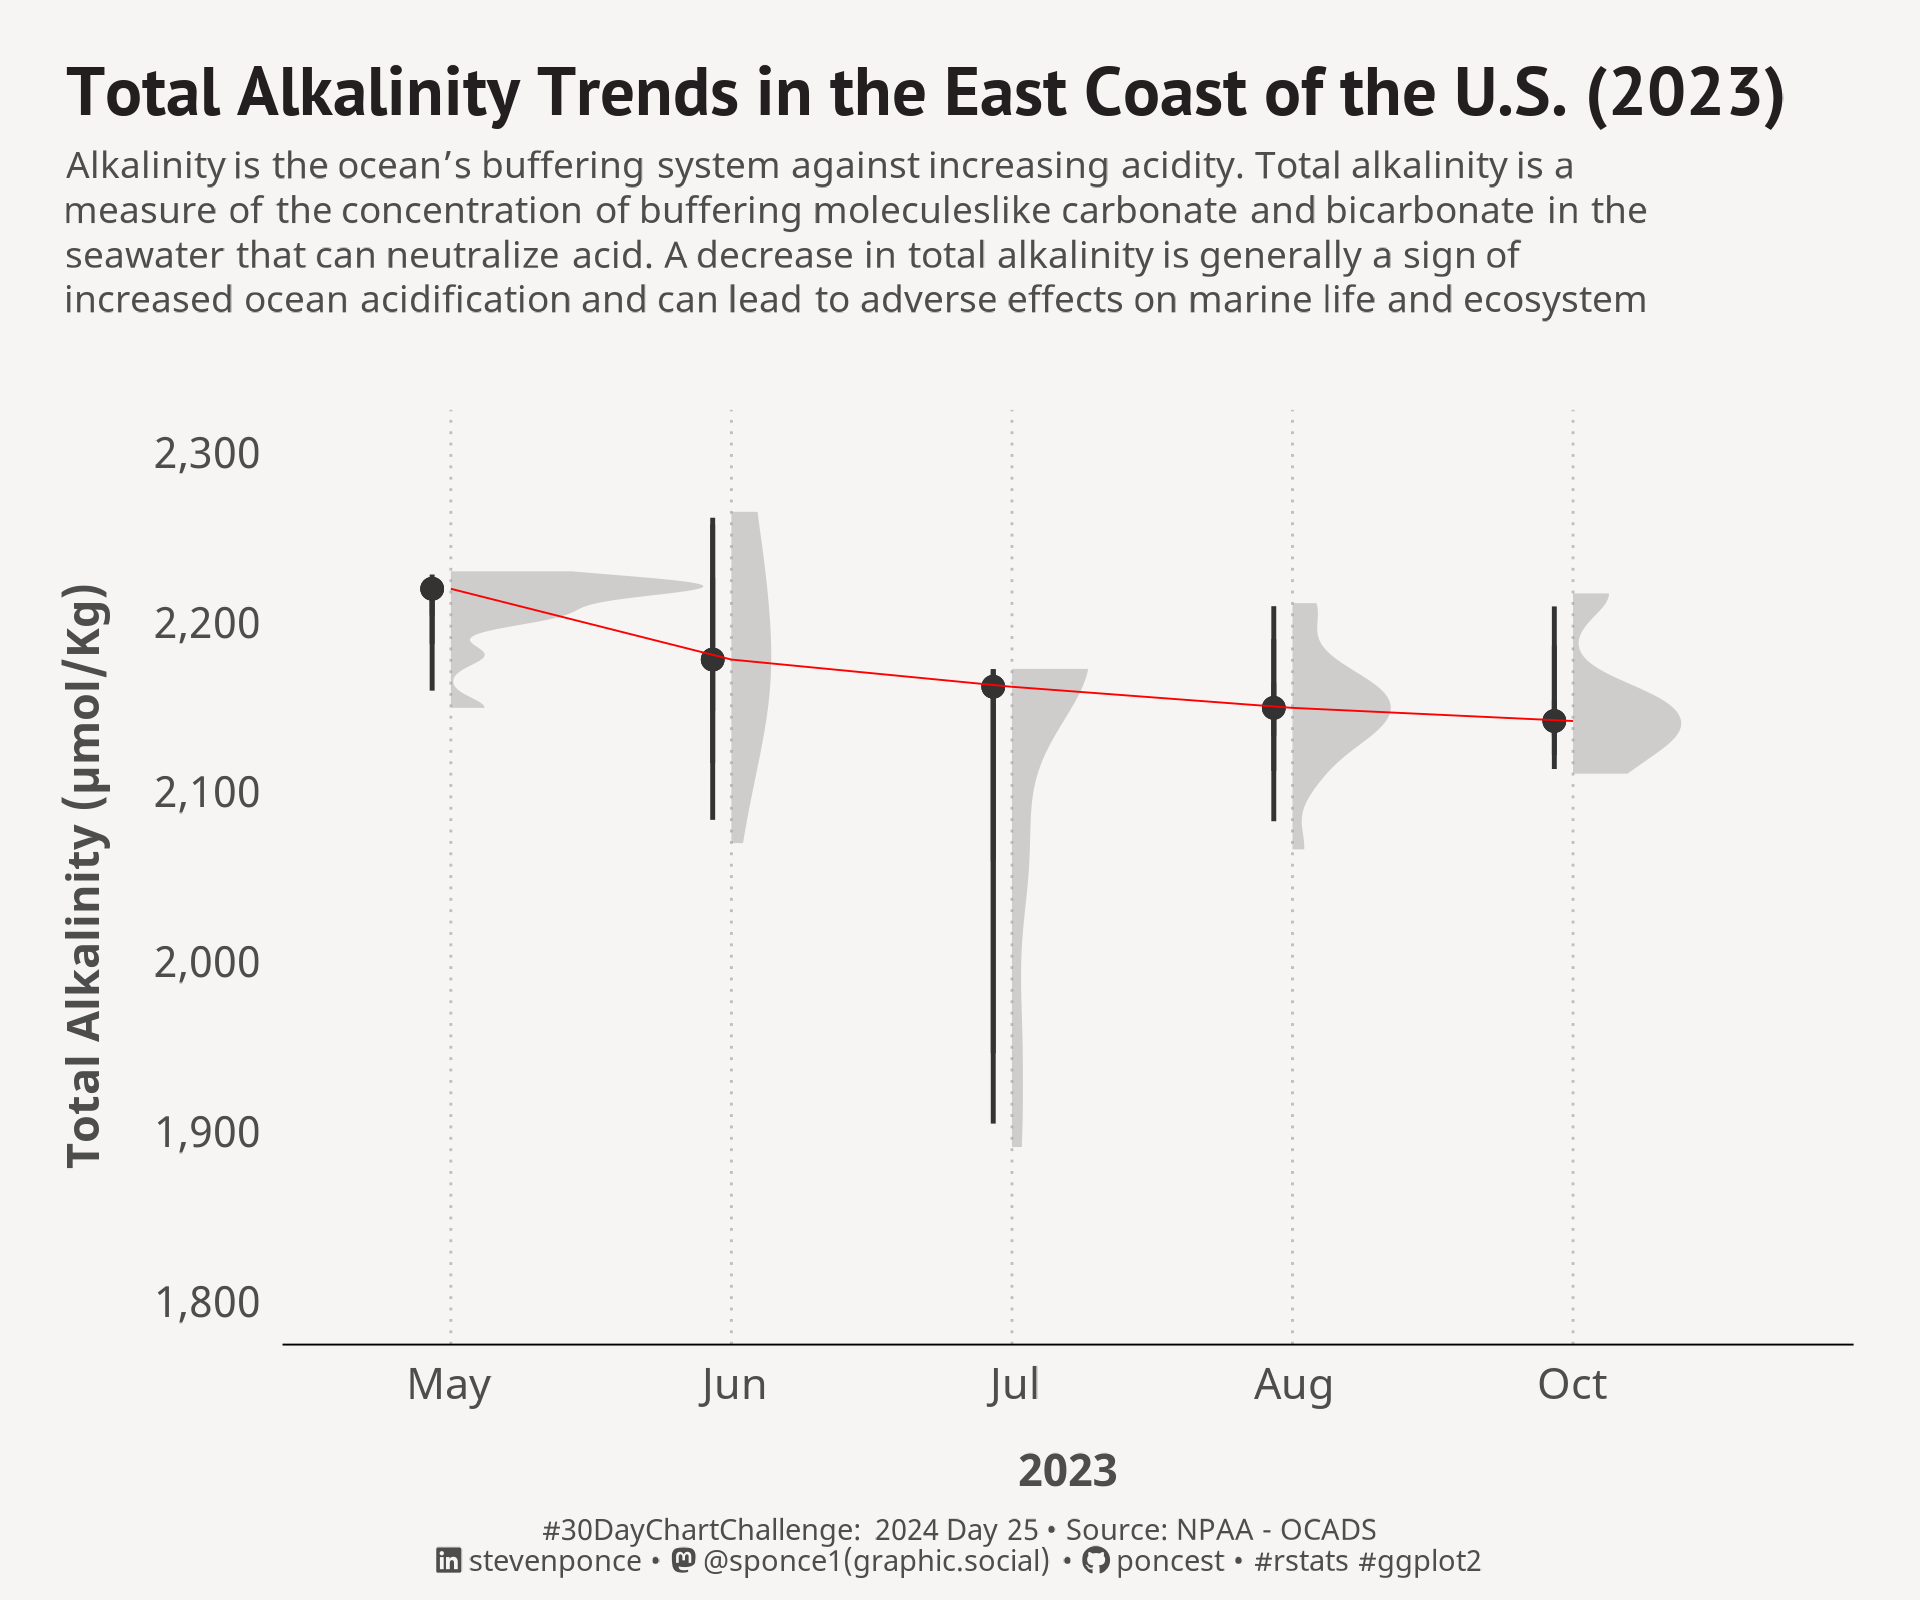

Write the R code that produced this figure.

## Challenge: #30DayChartChallenge 2024 day 25
## Topic:     Uncertainties | global change
## Author:    Steven Ponce
## Date:      2024-04-25

## Data:      NOAA - National Centers for Environmental Information
##            Ocean Carbon and Acidification Data System (OCADS)
##            Underway total alkalinity, water temperature, salinity and other variables 
##            collected from surface seawater during NOAA Ship Henry B. Bigelow cruises 
##            in the East Coast of the U.S. in 2023 (NCEI Accession 0288992)
## Link:      https://www.ncei.noaa.gov/access/metadata/landing-page/bin/iso?id=gov.noaa.nodc:0288992
##            https://www.ncei.noaa.gov/data/oceans/ncei/ocads/metadata/0288992.html

## Citation:
#' Hunt, Christopher W.; Pierrot, Denis; Barbero, Leticia; Melrose, Donald C.; 
#' Vandemark, Douglas; Wanninkhof, Rik (2024). Underway total alkalinity, water 
#' temperature, salinity and other variables collected from surface seawater 
#' during NOAA Ship Henry B. Bigelow cruises in the East Coast of the U.S. in 
#' 2023 (NCEI Accession 0288992). [0288992 v1.1, published 2024-02-16]. 
#' NOAA National Centers for Environmental Information. 
#' Dataset. https://doi.org/10.25921/mcr6-bs68. Accessed [2024-04-25].


## 1. LOAD PACKAGES & SETUP ---- 
pacman::p_load(
  tidyverse,   # Easily Install and Load the 'Tidyverse'
  ggtext,      # Improved Text Rendering Support for 'ggplot2'
  showtext,    # Using Fonts More Easily in R Graphs
  janitor,     # Simple Tools for Examining and Cleaning Dirty Data
  skimr,       # Compact and Flexible Summaries of Data
  scales,      # Scale Functions for Visualization
  lubridate,   # Make Dealing with Dates a Little Easier
  MetBrewer,   # Color Palettes Inspired by Works at the Metropolitan Museum of Art
  MoMAColors,  # Color Palettes Inspired by Artwork at the Museum of Modern Art in New York City
  glue,        # Interpreted String Literals
  ggdist       # Visualizations of Distributions and Uncertainty    
  )

### |- figure size ---- 
camcorder::gg_record( 
  dir    = here::here("temp_plots"), 
  device = "png",
  width  = 6,
  height = 5,
  units  = "in",
  dpi    = 320)

### |- resolution ---- 
showtext_opts(dpi = 320, regular.wt = 300, bold.wt = 800)


## 2. READ IN THE DATA ----

# List files of interest
my_file_path <- list.files(
  path = "2024/data/",
  pattern = "33HH2023",
  full.names = "TRUE"
)

# read the data and add data source column
ocean_data_2023 <- map(
  .x = my_file_path,
  \(my_file_path) read_csv(my_file_path, skip = 1) |>                           # lambda function
    mutate(file = my_file_path)                                                 # add data source
) |> 
  list_rbind() |>                                                               # convert the list to a dataframe
  clean_names() |> 
  glimpse()


## 3. EXAMINING THE DATA ----
glimpse(ocean_data_2023)
skim(ocean_data_2023)
colnames(ocean_data_2023) 


## 4. TIDYDATA ----

### |- plot data ---
ocean_tidy <- ocean_data_2023 |> 
  rename(
    expocode  = x1,
    cruise_id = x2,
    jd_utc    = x3,
    lat = decimal_degrees_6,
    lon = decimal_degrees_7,
    date = yyyymmdd,
    time = hh_mm_ss
  ) |> 
  select(-file)

### |- plot data ---
plot_data <- ocean_tidy |> 
  mutate(
    date = ymd(date),
    month = month(date, abbr = TRUE, label = TRUE)
    ) |> 
  select(-expocode, - lat, -lon, -jd_utc) |> 
  summarise(
    across(
      c(degrees_celcius, psu, micromoles_per_kilogram), 
      mean, 
      na.rm = TRUE, 
      .names = "mean_{col}"
    ), .by = c(cruise_id, month, date)
  )

# median for each month and cruise_id
median_data <- plot_data  |> 
  group_by(month, cruise_id)  |> 
  summarise(median_micromoles_per_kilogram = median(mean_micromoles_per_kilogram, na.rm = TRUE)) |> 
  ungroup()


# 5. VISUALIZATION ----  
### |- plot aesthetics ---- 
bkg_col      <- colorspace::lighten('#f6f5f3', 0.05)      
title_col    <- "#231F20"             
subtitle_col <- "gray30"  
caption_col  <- "gray30"   
text_col     <- "gray30"     

### |-  titles and caption ----
# icons
tt <- str_glue("#30DayChartChallenge: { 2024 } Day { 25 } &bull; Source: NPAA - OCADS<br>") 
li <- str_glue("<span style='font-family:fa6-brands'>&#xf08c;</span>")  
gh <- str_glue("<span style='font-family:fa6-brands'>&#xf09b;</span>")
mn <- str_glue("<span style='font-family:fa6-brands'>&#xf4f6;</span>")

# text
title_text    <- str_glue("Total Alkalinity Trends in the East Coast of the U.S. (2023)") 

subtitle_text <- str_glue("Alkalinity is the ocean's buffering system against increasing acidity. Total alkalinity is a<br>
                          measure of the concentration of buffering moleculeslike carbonate and bicarbonate in the<br>
                          seawater that can neutralize acid. A decrease in total alkalinity is generally a sign of<br>
                          increased ocean acidification and can lead to adverse effects on marine life and ecosystem")

caption_text  <- str_glue("{tt} {li} stevenponce &bull; {mn} @sponce1(graphic.social) &bull; {gh} poncest &bull; #rstats #ggplot2")

### |-  fonts ----
font_add('fa6-brands', 'fonts/6.4.2/Font Awesome 6 Brands-Regular-400.otf')  
font_add_google("PT Sans", regular.wt = 400, family = "title")                 
font_add_google("Noto Sans", regular.wt = 400, family = "subtitle")  
font_add_google("Noto Sans", regular.wt = 400, family = "text")        
font_add_google("Noto Sans", regular.wt = 400,family = "caption")
showtext_auto(enable = TRUE)  

### |-  plot theme ----
theme_set(theme_minimal(base_size = 12, base_family = "text")) 

theme_update(
  plot.title.position   = "plot",
  plot.caption.position = "plot",
  legend.position       = "plot",
  plot.margin           = margin(t = 10, r = 15, b = 0, l = 15),               
  plot.background       = element_rect(fill = bkg_col, color = bkg_col),
  panel.background      = element_rect(fill = bkg_col, color = bkg_col),
  axis.title.x          = element_text(margin = margin(10, 0, 0, 0), size = rel(.85), color = text_col, family = "text", face = "bold"),
  axis.title.y          = element_text(margin = margin(0, 10, 0, 0), size = rel(.85), color = text_col, family = "text", face = "bold"),
  axis.text             = element_text(size = rel(.8), color = text_col, family = "text"),
  axis.line.x           = element_line(color = "black", linewidth = .2),
  panel.grid.minor.y    = element_blank(),
  panel.grid.major.y    = element_blank(),
  panel.grid.minor.x    = element_blank(),
  panel.grid.major.x    = element_line(linetype = "dotted", linewidth = 0.3, color = "gray"),
 ) 

# Reference: https://mjskay.github.io/ggdist/articles/slabinterval.html

### |-  Main plot ----  
plot_data  |> 
  ggplot(aes(x = month, y = mean_micromoles_per_kilogram, group = cruise_id)) +
  
  # Geoms
  stat_slab(alpha = 0.5) +
  
  stat_pointinterval(
    position = position_dodge(width = .2, preserve = "single"),
    point_size = 1.5,
    color = 'grey20',
    linewidth = .5,
    .width = c(0.5, 0.8, 0.95)
  ) +
  
  geom_line(
    data = median_data,
    aes(x = month, y = median_micromoles_per_kilogram, group = NA),
    color = 'red',  
    linewidth = 0.2
  ) +
  
  # Scale
  scale_x_discrete() + 
  scale_y_continuous(
    breaks = seq(1800, 2300, by = 100),
    limits = c(1800, 2300),
    labels = comma_format()
    ) +
  coord_cartesian(clip = 'off') +
  
  # Labs
  labs(
    x = "2023",
    y = "Total Alkalinity (μmol/Kg)",
    title  = title_text,
    subtitle = subtitle_text,
    caption  = caption_text
  ) +

  # Theme
  theme(  
    plot.title      = element_text(
      size          = rel(1.3),
      family        = "title",
      face          = "bold",
      color         = title_col,
      lineheight    = 1.1,
      margin        = margin(t = 5, b = 5)
    ),
    plot.subtitle   = element_markdown(
      size          = rel(.7), 
      family        = 'subtitle',
      color         = subtitle_col,
      lineheight    = 1.2, 
      margin        = margin(t = 0, b = 20)
    ),
    plot.caption    = element_markdown(
      size          = rel(.55),
      family        = "caption",
      color         = caption_col,
      lineheight    = 0.65,
      hjust         = 0.5,
      halign        = 0.5,
      margin        = margin(t = 5, b = 5)
    ),
  ) 


# 6. SESSION INFO ----  
sessioninfo::session_info(include_base = TRUE) 

# ─ Session info ────────────────────────────────────────────────────────────
# setting  value
# version  R version 4.3.3 (2024-02-29 ucrt)
# os       Windows 10 x64 (build 19045)
# system   x86_64, mingw32
# ui       RStudio
# language (EN)
# collate  English_United States.utf8
# ctype    English_United States.utf8
# tz       America/New_York
# date     2024-04-24
# rstudio  2023.12.1+402 Ocean Storm (desktop)
# pandoc   NA
# 
# ─ Packages ────────────────────────────────────────────────────────────────
# ! package        * version    date (UTC) lib source
# base           * 4.3.3      2024-02-29 [2] local
# P base64enc        0.1-3      2015-07-28 [?] CRAN (R 4.3.0)
# P bit              4.0.5      2022-11-15 [?] CRAN (R 4.3.0)
# P bit64            4.0.5      2020-08-30 [?] CRAN (R 4.3.0)
# P camcorder        0.1.0      2022-10-03 [?] CRAN (R 4.3.0)
# cli              3.6.2      2023-12-11 [1] CRAN (R 4.3.3)
# P colorspace       2.1-0      2023-01-23 [?] CRAN (R 4.3.0)
# P commonmark       1.9.0      2023-03-17 [?] CRAN (R 4.3.0)
# P compiler         4.3.3      2024-02-29 [?] local
# cowplot          1.1.3      2024-01-22 [1] CRAN (R 4.3.3)
# P crayon           1.5.2      2022-09-29 [?] CRAN (R 4.3.0)
# P curl             5.2.0      2023-12-08 [?] RSPM (R 4.3.0)
# P datasets       * 4.3.3      2024-02-29 [?] local
# P digest           0.6.33     2023-07-07 [?] CRAN (R 4.3.1)
# P distributional   0.4.0      2024-02-07 [?] CRAN (R 4.3.3)
# P dplyr          * 1.1.4      2023-11-17 [?] RSPM (R 4.3.0)
# P fansi            1.0.6      2023-12-08 [?] RSPM (R 4.3.0)
# P farver           2.1.1      2022-07-06 [?] CRAN (R 4.3.0)
# P fastmap          1.1.1      2023-02-24 [?] CRAN (R 4.3.0)
# P forcats        * 1.0.0      2023-01-29 [?] CRAN (R 4.3.0)
# P generics         0.1.3      2022-07-05 [?] CRAN (R 4.3.0)
# P ggdist         * 3.3.2      2024-03-05 [?] CRAN (R 4.3.3)
# P ggplot2        * 3.5.0      2024-02-23 [?] CRAN (R 4.3.2)
# ggstream         0.1.0      2021-05-06 [1] CRAN (R 4.3.3)
# P ggtext         * 0.1.2      2022-09-16 [?] CRAN (R 4.3.0)
# P gifski           1.12.0-2   2023-08-12 [?] CRAN (R 4.3.1)
# P glue           * 1.7.0      2024-01-09 [?] CRAN (R 4.3.2)
# P graphics       * 4.3.3      2024-02-29 [?] local
# P grDevices      * 4.3.3      2024-02-29 [?] local
# P grid             4.3.3      2024-02-29 [?] local
# P gridtext         0.1.5      2022-09-16 [?] CRAN (R 4.3.0)
# P gtable           0.3.4      2023-08-21 [?] CRAN (R 4.3.1)
# P here             1.0.1      2020-12-13 [?] CRAN (R 4.3.0)
# P hms              1.1.3      2023-03-21 [?] CRAN (R 4.3.0)
# P htmltools        0.5.7      2023-11-03 [?] RSPM (R 4.3.0)
# P janitor        * 2.2.0      2023-02-02 [?] CRAN (R 4.3.0)
# P jsonlite         1.8.8      2023-12-04 [?] RSPM (R 4.3.0)
# P knitr            1.45       2023-10-30 [?] RSPM (R 4.3.0)
# P labeling         0.4.3      2023-08-29 [?] CRAN (R 4.3.1)
# P lifecycle        1.0.4      2023-11-07 [?] CRAN (R 4.3.2)
# P lubridate      * 1.9.3      2023-09-27 [?] RSPM (R 4.3.0)
# P magick           2.8.3      2024-02-18 [?] CRAN (R 4.3.3)
# P magrittr         2.0.3      2022-03-30 [?] CRAN (R 4.3.0)
# P markdown         1.12       2023-12-06 [?] CRAN (R 4.3.2)
# P MetBrewer      * 0.2.0      2022-03-21 [?] CRAN (R 4.3.1)
# P methods        * 4.3.3      2024-02-29 [?] local
# MoMAColors     * 0.0.0.9000 2024-03-31 [1] Github (BlakeRMills/MoMAColors@6f5d75d)
# P munsell          0.5.0      2018-06-12 [?] CRAN (R 4.3.0)
# P pacman           0.5.1      2019-03-11 [?] CRAN (R 4.3.0)
# P parallel         4.3.3      2024-02-29 [?] local
# P pillar           1.9.0      2023-03-22 [?] CRAN (R 4.3.0)
# P pkgconfig        2.0.3      2019-09-22 [?] CRAN (R 4.3.0)
# P purrr          * 1.0.2      2023-08-10 [?] CRAN (R 4.3.1)
# P R6               2.5.1      2021-08-19 [?] CRAN (R 4.3.0)
# P ragg             1.2.7      2023-12-11 [?] RSPM (R 4.3.0)
# Rcpp             1.0.12     2024-01-09 [1] CRAN (R 4.3.3)
# P readr          * 2.1.5      2024-01-10 [?] CRAN (R 4.3.2)
# renv             1.0.5      2024-02-29 [1] CRAN (R 4.3.3)
# P repr             1.1.6      2023-01-26 [?] CRAN (R 4.3.0)
# P rlang            1.1.3      2024-01-10 [?] CRAN (R 4.3.2)
# P rprojroot        2.0.4      2023-11-05 [?] RSPM (R 4.3.0)
# P rstudioapi       0.15.0     2023-07-07 [?] CRAN (R 4.3.1)
# P rsvg             2.6.0      2023-10-08 [?] RSPM (R 4.3.0)
# P scales         * 1.3.0      2023-11-28 [?] CRAN (R 4.3.2)
# P sessioninfo      1.2.2      2021-12-06 [?] CRAN (R 4.3.0)
# P showtext       * 0.9-7      2024-03-02 [?] CRAN (R 4.3.3)
# P showtextdb     * 3.0        2020-06-04 [?] CRAN (R 4.3.0)
# P skimr          * 2.1.5      2022-12-23 [?] CRAN (R 4.3.0)
# P snakecase        0.11.1     2023-08-27 [?] CRAN (R 4.3.1)
# P stats          * 4.3.3      2024-02-29 [?] local
# P stringi          1.8.3      2023-12-11 [?] RSPM (R 4.3.0)
# P stringr        * 1.5.1      2023-11-14 [?] RSPM (R 4.3.0)
# P svglite          2.1.1      2023-01-10 [?] CRAN (R 4.3.0)
# P sysfonts       * 0.8.9      2024-03-02 [?] CRAN (R 4.3.3)
# P systemfonts      1.0.5      2023-10-09 [?] RSPM (R 4.3.0)
# P textshaping      0.3.6      2021-10-13 [?] CRAN (R 4.3.0)
# P tibble         * 3.2.1      2023-03-20 [?] CRAN (R 4.3.0)
# P tidyr          * 1.3.1      2024-01-24 [?] CRAN (R 4.3.2)
# tidyselect       1.2.1      2024-03-11 [1] CRAN (R 4.3.3)
# P tidyverse      * 2.0.0      2023-02-22 [?] CRAN (R 4.3.0)
# P timechange       0.2.0      2023-01-11 [?] CRAN (R 4.3.0)
# P tools            4.3.3      2024-02-29 [?] local
# P tzdb             0.4.0      2023-05-12 [?] CRAN (R 4.3.0)
# P utf8             1.2.4      2023-10-22 [?] CRAN (R 4.3.2)
# P utils          * 4.3.3      2024-02-29 [?] local
# P vctrs            0.6.5      2023-12-01 [?] CRAN (R 4.3.2)
# P vroom            1.6.5      2023-12-05 [?] RSPM (R 4.3.0)
# P withr            3.0.0      2024-01-16 [?] CRAN (R 4.3.2)
# P xfun             0.41       2023-11-01 [?] CRAN (R 4.3.2)
# P xml2             1.3.6      2023-12-04 [?] RSPM (R 4.3.0)
# 
# [1] C:/Users/poncest/OneDrive - Bristol Myers Squibb/RStudio/_CHALLENGES/30DayChartChallenge/renv/library/R-4.3/x86_64-w64-mingw32
# [2] C:/Users/poncest/AppData/Local/R/cache/R/renv/sandbox/R-4.3/x86_64-w64-mingw32/07866f9d
# 
# P ── Loaded and on-disk path mismatch.
# 
# ───────────────────────────────────────────────────────────────────────────
# > 
